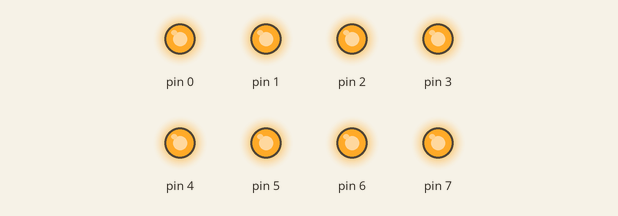
This sketch was run on a simulated Arduino Uno, built with avr-gcc and run on an emulated ATmega328P. On the bench: output pins drawn as LEDs (lit = HIGH).

Above: at 0.01 s.
At 0.51 s:
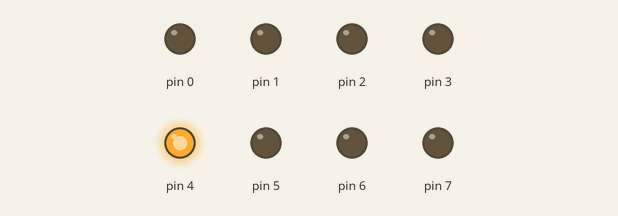
At 1.0 s:
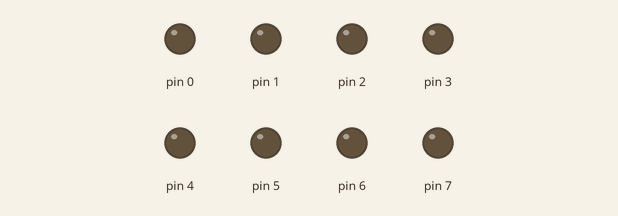
Timing chart, 0 to 2.5 s (numbered marks = the images above):
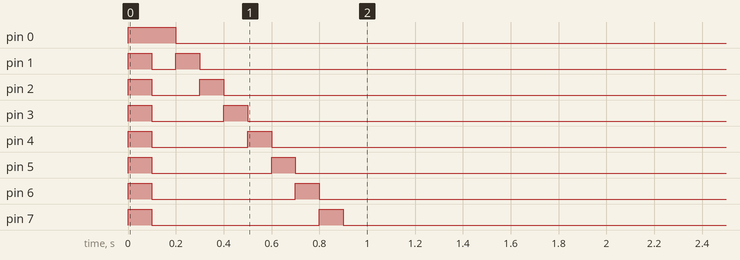

The sketch:

SPI_Slave_LEDx8.ino
```cpp
volatile uint8_t sdata = 0;

void setup()
{
  // LEDs output
  DDRD = 0xFF;
  PORTD = 0xFF;
  _delay_ms(100);

  // LEDs check
  for (int i = 0; i < 8; i++) {
    PORTD = 1 << i;
    _delay_ms(100);
  }
  PORTD = 0x00;

  // SPI slave
  DDRB = 0x10;  // MISO(PB4)をoutputに設定

  // SPCRのビット設定
  // SPI有効:1 | SPI割り込み有効:1 | MSBから送信:0 | スレーブ:0
  // クロック極性:0 | クロック位相:0 | SPR1:0 | SPR0:0
  SPCR = (1 << SPIE) | (1 << SPE);
}

ISR (SPI_STC_vect)
{
  // 受信データをLEDに出力
  PORTD = SPDR;

  // 次に送信するデータをセット
  SPDR = sdata;
  sdata++;
}

void loop()
{
}
```
